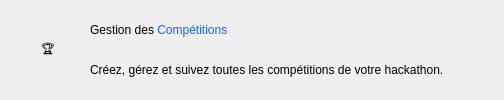
                       <widget class="QFrame" name="cardHeader">
                        <property name="card" stdset="0">
                         <bool>true</bool>
                        </property>
                        <layout class="QHBoxLayout" name="headerLayout">
                         <property name="leftMargin">
                          <number>12</number>
                         </property>
                         <property name="topMargin">
                          <number>12</number>
                         </property>
                         <property name="rightMargin">
                          <number>20</number>
                         </property>
                         <property name="bottomMargin">
                          <number>12</number>
                         </property>
                         <item>
                          <widget class="QLabel" name="headerIcon">
                           <property name="minimumSize">
                            <size>
                             <width>72</width>
                             <height>72</height>
                            </size>
                           </property>
                           <property name="maximumSize">
                            <size>
                             <width>72</width>
                             <height>72</height>
                            </size>
                           </property>
                           <property name="text">
                            <string>🏆</string>
                           </property>
                           <property name="alignment">
                            <set>Qt::AlignCenter</set>
                           </property>
                          </widget>
                         </item>
                         <item>
                          <layout class="QVBoxLayout" name="headerTextLayout">
                           <property name="spacing">
                            <number>2</number>
                           </property>
                           <item>
                            <widget class="QLabel" name="lblTitle">
                             <property name="text">
                              <string>Gestion des &lt;span style="color:#1665E8"&gt;Compétitions&lt;/span&gt;</string>
                             </property>
                             <property name="textFormat">
                              <enum>Qt::RichText</enum>
                             </property>
                            </widget>
                           </item>
                           <item>
                            <widget class="QLabel" name="lblSub">
                             <property name="text">
                              <string>Créez, gérez et suivez toutes les compétitions de votre hackathon.</string>
                             </property>
                            </widget>
                           </item>
                          </layout>
                         </item>
                         <item>
                          <spacer name="headerSpacer">
                           <property name="orientation">
                            <enum>Qt::Horizontal</enum>
                           </property>
                           <property name="sizeHint" stdset="0">
                            <size>
                             <width>40</width>
                             <height>20</height>
                            </size>
                           </property>
                          </spacer>
                         </item>
                        </layout>
                       </widget>
